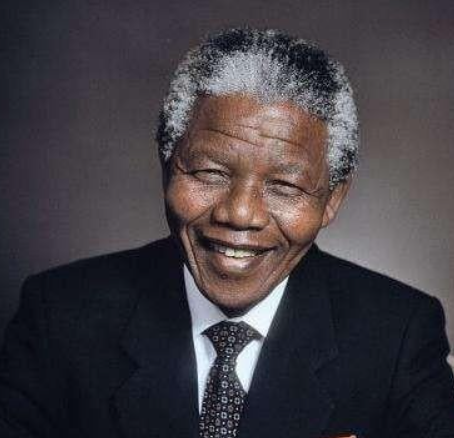
#> input picture 0-basic_concepts/pre/ObjectDetection/people.png, 454 x 438 px
$ jupyter execute --allow-errors face.ipynb
#> lines starting #> are read from the running program, lines starting #| are printed output that depends on the picture
[cell 1]
import cv2
import matplotlib.pyplot as plt

# 读取图像
image = cv2.imread('people.png', cv2.IMREAD_COLOR)
#> image is the input picture: shape (438, 454, 3); mean B, G, R 67.3, 61.9, 66.7
img_rgb = cv2.cvtColor(image, cv2.COLOR_BGR2RGB)
# 灰度化
img_gray = cv2.cvtColor(image, cv2.COLOR_BGR2GRAY)
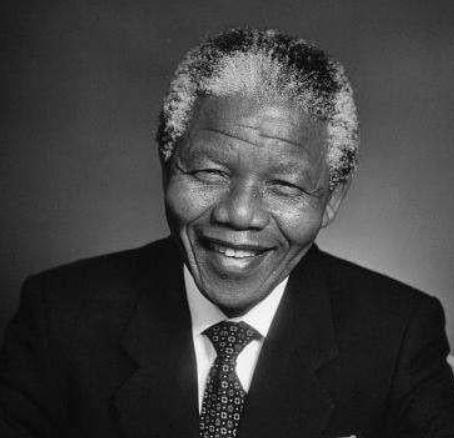
#> img_gray: shape (438, 454); min 1, max 254, mean 63.9
# 高斯模糊
img_lurred = cv2.GaussianBlur(img_gray, (5, 5), 0)

plt.figure(figsize=(15, 5))
# 显示原始图像
plt.subplot(131), plt.imshow(img_rgb)
plt.title('Original Image'), plt.xticks([]), plt.yticks([])

# 显示灰度化后的图像
plt.subplot(132), plt.imshow(img_gray, cmap='gray')
plt.title('Gray Image'), plt.xticks([]), plt.yticks([])

# 显示高斯处理后的图像
plt.subplot(133), plt.imshow(img_lurred, cmap='gray')
plt.title('Blurred Image'), plt.xticks([]), plt.yticks([])
plt.show()
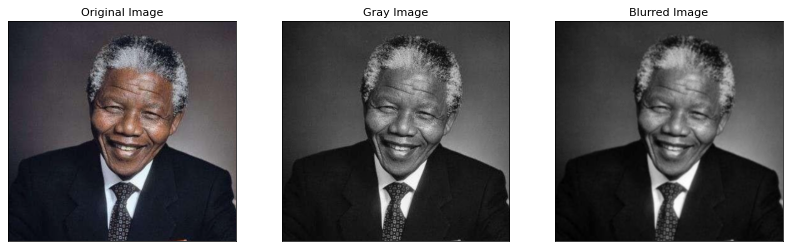
#> figure drawn by matplotlib, 3 panels

$ run again, with 0-basic_concepts/pre/ObjectDetection/dog.jpg saved as 0-basic_concepts/pre/ObjectDetection/people.png
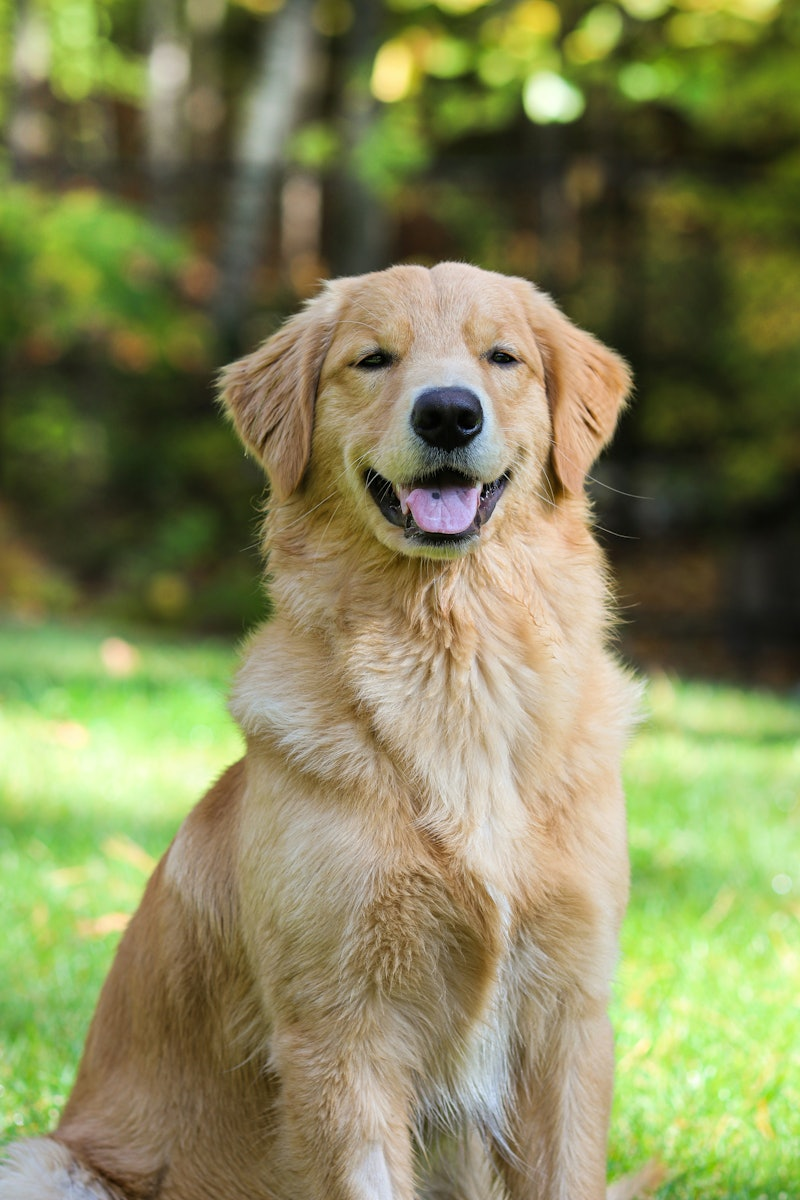
#> input picture 0-basic_concepts/pre/ObjectDetection/dog.jpg, 800 x 1200 px
#> image is the input picture: shape (1200, 800, 3); mean B, G, R 88.3, 133.7, 131.8
#> `img_gray = cv2.cvtColor(image, cv2.COLOR_BGR2GRAY)`:
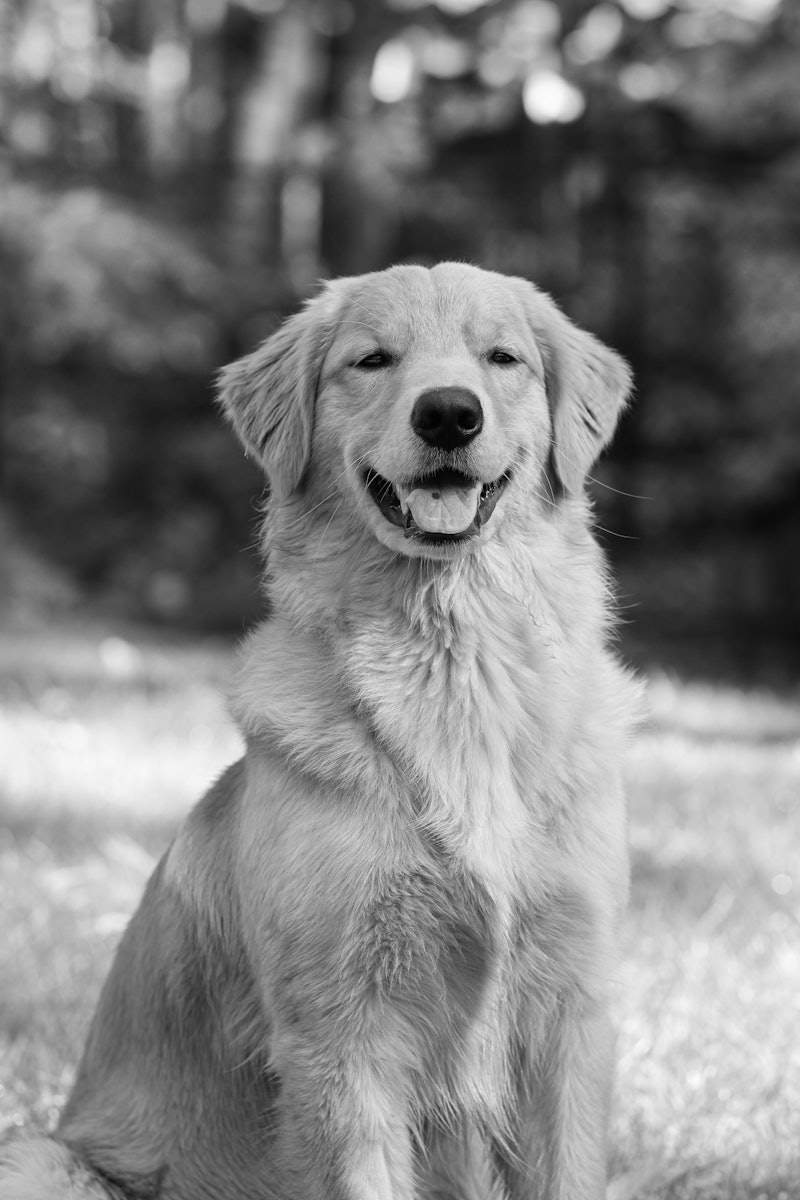
#> img_gray: shape (1200, 800); min 0, max 253, mean 127.9
#> `plt.show()`:
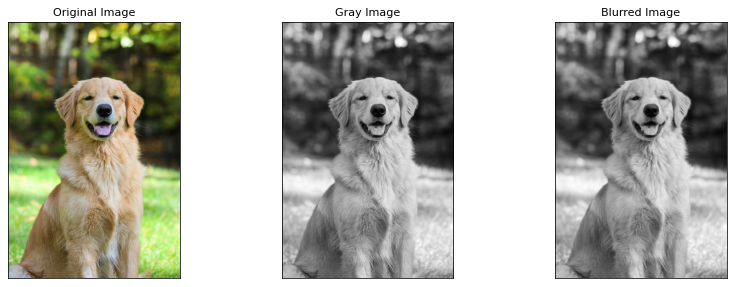
#> figure drawn by matplotlib, 3 panels
